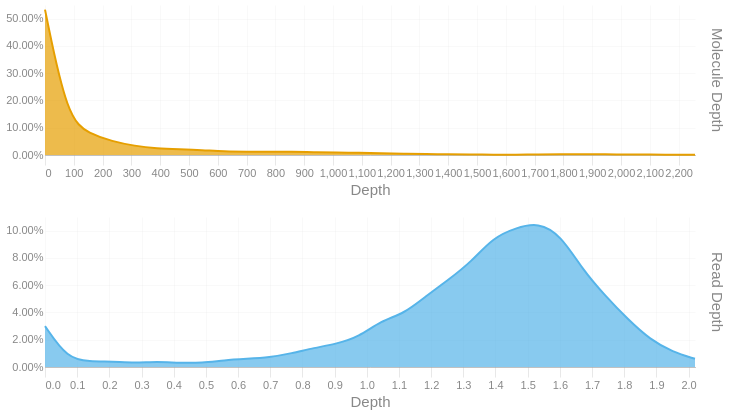

Notebook source saved alongside this figure:
### Code cell
readdep = depth_hist(tb['Read Depth'], q99, 3)
readdep = readdep.with_columns(pl.lit('Read Depth').alias('Metric'))
if not SKIPLR:
    moldep = depth_hist(tb['Molecule Depth'], mol_q99, 1)
    moldep = moldep.with_columns(pl.lit('Molecule Depth').alias('Metric'))
    _hist = pl.concat([readdep, moldep])
    _hist = _hist.filter(pl.col('Proportion') != 0)
    with SafeRender(_hist):
        (
            alt.Chart(_hist)        
            .mark_area(interpolate = "basis")
            .encode(
                x=alt.X('Bin:Q').scale(domainMin=0).axis(alt.Axis(title='Depth')),
                y = alt.Y('Proportion:Q', title = None).axis(format = '.2%'),
                color = alt.Color('Metric:N').legend(None),
                row = alt.Row("Metric:N").header(title = None, labelOrient = 'right'),
                tooltip = [
                    alt.Tooltip("Metric:N", title = "Metric"),
                    alt.Tooltip('Interval:N', title = "Depth Interval"),
                    alt.Tooltip('Proportion:Q', title = "% Alignments").format('.2%')
                ]
            )
            .resolve_scale(x='independent', y='independent')
            .properties(
                height = 150, width = 650,
                usermeta={'embedOptions': {'downloadFileName': f'{samplename}.depth.hist'}}
            )
        ).display()
else:
    readdep = readdep.filter(pl.col('Proportion') != 0)
    with SafeRender(readdep):
        (
            alt.Chart(readdep)        
            .mark_area(interpolate = "basis")
            .encode(
                x=alt.X('Bin:Q').scale(domainMin=0).axis(alt.Axis(title='Depth')),
                y = alt.Y('Proportion:Q', title = None).axis(format = '.2%'),
                tooltip = [
                    alt.Tooltip('Interval:N', title = "Depth Interval"),
                    alt.Tooltip('Proportion:Q', title = "% Alignments").format('.2%')
                ]
            )
            .properties(
                usermeta={'embedOptions': {'downloadFileName': f'{samplename}.depth.hist'}}
            )
        ).display()

### Figure 1 — Vega-Lite specification as saved in the notebook (floating-point values rounded to 4 significant figures)
{"width": 650, "height": 150, "config": {"title": {"anchor": "start", "dy": -15, "fontSize": 18, "color": "#888888", "subtitleColor": "#888888", "subtitleFontSize": 14}, "arc": {"fill": "#0072B2"}, "axis": {"domainColor": "#888888", "domainWidth": 0.5, "gridWidth": 0.2, "grid": false, "titleFontWeight": 400, "titleFontSize": 15, "labelFontSize": 11, "labelColor": "#888888", "tickColor": "#888888", "tickWidth": 0.2, "titleColor": "#888888"}, "axisBand": {"grid": false}, "axisX": {"grid": true, "tickSize": 10, "domainCap": "round"}, "axisY": {"domain": false, "grid": true, "tickSize": 0, "domainCap": "round"}, "background": "transparent", "header": {"labelFontSize": 15, "labelColor": "#888888", "titleFontSize": 15, "titleFontWeight": 600, "titleColor": "#888888"}, "legend": {"labelFont": "sans-serif", "labelFontSize": 12, "labelColor": "#888888", "symbolSize": 100, "symbolType": "circle", "titleFontSize": 12, "titlePadding": 10, "titleColor": "#888888", "title": null}, "range": {"category": ["#E69F00", "#56B4E9", "#009E73", "#F0E442", "#0072B2", "#D55E00", "#CC79A7", "#000000"], "diverging": ["#cfe8f3", "#a2d4ec", "#73bfe2", "#46abdb", "#1696d2", "#12719e"]}, "area": {"fill": "#0072B2", "fillOpacity": 0.7, "line": true, "strokeOpacity": 0.7}, "line": {"color": "#0072B2", "stroke": "#0072B2", "strokeWidth": 2}, "trail": {"color": "#0072B2", "stroke": "#0072B2", "strokeWidth": 0, "size": 1}, "point": {"filled": true, "fillOpacity": 1.0, "size": 95}, "text": {"color": "#888888", "fontSize": 11, "align": "right", "fontWeight": 400, "size": 11}, "bar": {"fill": "#0072B2", "stroke": null}, "view": {"stroke": null, "continuousWidth": 660, "continuousHeight": 400}}, "data": {"name": "data-5ec0dea4c27143bfb87165087e193b25"}, "mark": {"type": "area", "interpolate": "basis"}, "encoding": {"color": {"field": "Metric", "legend": null, "type": "nominal"}, "row": {"field": "Metric", "header": {"title": null, "labelOrient": "right"}, "type": "nominal"}, "tooltip": [{"field": "Metric", "title": "Metric", "type": "nominal"}, {"field": "Interval", "title": "Depth Interval", "type": "nominal"}, {"field": "Proportion", "format": ".2%", "title": "% Alignments", "type": "quantitative"}], "x": {"axis": {"title": "Depth"}, "field": "Bin", "scale": {"domainMin": 0}, "type": "quantitative"}, "y": {"axis": {"format": ".2%"}, "field": "Proportion", "title": null, "type": "quantitative"}}, "resolve": {"scale": {"x": "independent", "y": "independent"}}, "usermeta": {"embedOptions": {"downloadFileName": "S1_Tusket_012.depth.hist"}}, "$schema": "https://vega.github.io/schema/vega-lite/v6.1.0.json", "datasets": {"data-5ec0dea4c27143bfb87165087e193b25": [{"Bin": 0.0, "Interval": "0.0-0.07", "Proportion": 0.03, "Metric": "Read Depth"}, {"Bin": 0.07, "Interval": "0.07-0.139", "Proportion": 0.006, "Metric": "Read Depth"}, {"Bin": 0.139, "Interval": "0.139-0.209", "Proportion": 0.004, "Metric": "Read Depth"}, {"Bin": 0.209, "Interval": "0.209-0.279", "Proportion": 0.004, "Metric": "Read Depth"}, {"Bin": 0.279, "Interval": "0.279-0.348", "Proportion": 0.003, "Metric": "Read Depth"}, {"Bin": 0.348, "Interval": "0.348-0.418", "Proportion": 0.004, "Metric": "Read Depth"}, {"Bin": 0.418, "Interval": "0.418-0.488", "Proportion": 0.003, "Metric": "Read Depth"}, {"Bin": 0.488, "Interval": "0.488-0.557", "Proportion": 0.003, "Metric": "Read Depth"}, {"Bin": 0.557, "Interval": "0.557-0.627", "Proportion": 0.005, "Metric": "Read Depth"}, {"Bin": 0.627, "Interval": "0.627-0.697", "Proportion": 0.006, "Metric": "Read Depth"}, {"Bin": 0.697, "Interval": "0.697-0.766", "Proportion": 0.007, "Metric": "Read Depth"}, {"Bin": 0.766, "Interval": "0.766-0.836", "Proportion": 0.01, "Metric": "Read Depth"}, {"Bin": 0.836, "Interval": "0.836-0.906", "Proportion": 0.014, "Metric": "Read Depth"}, {"Bin": 0.906, "Interval": "0.906-0.975", "Proportion": 0.017, "Metric": "Read Depth"}, {"Bin": 0.975, "Interval": "0.975-1.045", "Proportion": 0.022, "Metric": "Read Depth"}, {"Bin": 1.045, "Interval": "1.045-1.115", "Proportion": 0.034, "Metric": "Read Depth"}, {"Bin": 1.115, "Interval": "1.115-1.184", "Proportion": 0.039, "Metric": "Read Depth"}, {"Bin": 1.184, "Interval": "1.184-1.254", "Proportion": 0.052, "Metric": "Read Depth"}, {"Bin": 1.254, "Interval": "1.254-1.324", "Proportion": 0.064, "Metric": "Read Depth"}, {"Bin": 1.324, "Interval": "1.324-1.393", "Proportion": 0.077, "Metric": "Read Depth"}, {"Bin": 1.393, "Interval": "1.393-1.463", "Proportion": 0.095, "Metric": "Read Depth"}, {"Bin": 1.463, "Interval": "1.463-1.533", "Proportion": 0.102, "Metric": "Read Depth"}, {"Bin": 1.533, "Interval": "1.533-1.602", "Proportion": 0.106, "Metric": "Read Depth"}, {"Bin": 1.602, "Interval": "1.602-1.672", "Proportion": 0.097, "Metric": "Read Depth"}, {"Bin": 1.672, "Interval": "1.672-1.742", "Proportion": 0.071, "Metric": "Read Depth"}, {"Bin": 1.742, "Interval": "1.742-1.811", "Proportion": 0.052, "Metric": "Read Depth"}, {"Bin": 1.811, "Interval": "1.811-1.881", "Proportion": 0.035, "Metric": "Read Depth"}, {"Bin": 1.881, "Interval": "1.881-1.951", "Proportion": 0.02, "Metric": "Read Depth"}, {"Bin": 1.951, "Interval": "1.951-2.02", "Proportion": 0.011, "Metric": "Read Depth"}, {"Bin": 2.02, "Interval": "2.02-2.09", "Proportion": 0.006, "Metric": "Read Depth"}, {"Bin": 0.0, "Interval": "0.0-77.8", "Proportion": 0.533, "Metric": "Molecule Depth"}, {"Bin": 77.8, "Interval": "77.8-155.7", "Proportion": 0.132, "Metric": "Molecule Depth"}, {"Bin": 155.7, "Interval": "155.7-233.5", "Proportion": 0.078, "Metric": "Molecule Depth"}, {"Bin": 233.5, "Interval": "233.5-311.3", "Proportion": 0.05, "Metric": "Molecule Depth"}, {"Bin": 311.3, "Interval": "311.3-389.1", "Proportion": 0.033, "Metric": "Molecule Depth"}, {"Bin": 389.1, "Interval": "389.1-467.0", "Proportion": 0.024, "Metric": "Molecule Depth"}, {"Bin": 467.0, "Interval": "467.0-544.8", "Proportion": 0.021, "Metric": "Molecule Depth"}, {"Bin": 544.8, "Interval": "544.8-622.6", "Proportion": 0.018, "Metric": "Molecule Depth"}, {"Bin": 622.6, "Interval": "622.6-700.4", "Proportion": 0.013, "Metric": "Molecule Depth"}, {"Bin": 700.4, "Interval": "700.4-778.3", "Proportion": 0.012, "Metric": "Molecule Depth"}, {"Bin": 778.3, "Interval": "778.3-856.1", "Proportion": 0.012, "Metric": "Molecule Depth"}, {"Bin": 856.1, "Interval": "856.1-933.9", "Proportion": 0.012, "Metric": "Molecule Depth"}, {"Bin": 933.9, "Interval": "933.9-1011.7", "Proportion": 0.01, "Metric": "Molecule Depth"}, {"Bin": 1012.0, "Interval": "1011.7-1089.6", "Proportion": 0.009, "Metric": "Molecule Depth"}, {"Bin": 1090.0, "Interval": "1089.6-1167.4", "Proportion": 0.008, "Metric": "Molecule Depth"}, {"Bin": 1167.0, "Interval": "1167.4-1245.2", "Proportion": 0.006, "Metric": "Molecule Depth"}, {"Bin": 1245.0, "Interval": "1245.2-1323.0", "Proportion": 0.004, "Metric": "Molecule Depth"}, {"Bin": 1323.0, "Interval": "1323.0-1400.9", "Proportion": 0.004, "Metric": "Molecule Depth"}, {"Bin": 1401.0, "Interval": "1400.9-1478.7", "Proportion": 0.002, "Metric": "Molecule Depth"}, {"Bin": 1479.0, "Interval": "1478.7-1556.5", "Proportion": 0.002, "Metric": "Molecule Depth"}, {"Bin": 1556.0, "Interval": "1556.5-1634.3", "Proportion": 0.001, "Metric": "Molecule Depth"}, {"Bin": 1634.0, "Interval": "1634.3-1712.2", "Proportion": 0.001, "Metric": "Molecule Depth"}, {"Bin": 1712.0, "Interval": "1712.2-1790.0", "Proportion": 0.002, "Metric": "Molecule Depth"}, {"Bin": 1790.0, "Interval": "1790.0-1867.8", "Proportion": 0.003, "Metric": "Molecule Depth"}, {"Bin": 1868.0, "Interval": "1867.8-1945.6", "Proportion": 0.002, "Metric": "Molecule Depth"}, {"Bin": 1946.0, "Interval": "1945.6-2023.5", "Proportion": 0.003, "Metric": "Molecule Depth"}, {"Bin": 2024.0, "Interval": "2023.5-2101.3", "Proportion": 0.001, "Metric": "Molecule Depth"}, {"Bin": 2101.0, "Interval": "2101.3-2179.1", "Proportion": 0.002, "Metric": "Molecule Depth"}, {"Bin": 2179.0, "Interval": "2179.1-2256.9", "Proportion": 0.001, "Metric": "Molecule Depth"}, {"Bin": 2257.0, "Interval": "2256.9-2334.76", "Proportion": 0.001, "Metric": "Molecule Depth"}]}}
